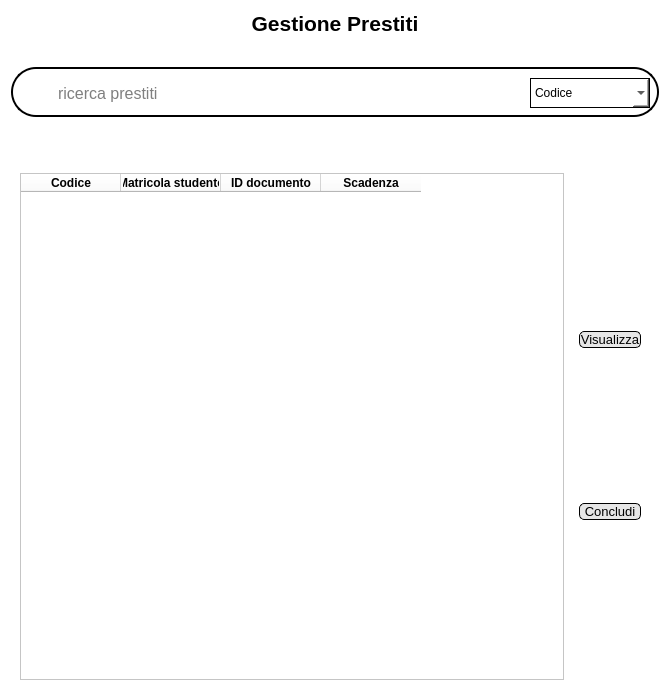
<?xml version="1.0" encoding="UTF-8"?>
<ui version="4.0">
 <class>Form</class>
 <widget class="QWidget" name="Form">
  <property name="geometry">
   <rect>
    <x>0</x>
    <y>0</y>
    <width>670</width>
    <height>700</height>
   </rect>
  </property>
  <property name="minimumSize">
   <size>
    <width>670</width>
    <height>700</height>
   </size>
  </property>
  <property name="windowTitle">
   <string>Form</string>
  </property>
  <property name="styleSheet">
   <string notr="true">background-color: rgb(255, 255, 255);</string>
  </property>
  <layout class="QVBoxLayout" name="verticalLayout">
   <item>
    <widget class="QLabel" name="label">
     <property name="sizePolicy">
      <sizepolicy hsizetype="Preferred" vsizetype="Fixed">
       <horstretch>0</horstretch>
       <verstretch>0</verstretch>
      </sizepolicy>
     </property>
     <property name="font">
      <font>
       <pointsize>16</pointsize>
       <weight>75</weight>
       <bold>true</bold>
      </font>
     </property>
     <property name="styleSheet">
      <string notr="true"/>
     </property>
     <property name="text">
      <string>Gestione Prestiti</string>
     </property>
     <property name="alignment">
      <set>Qt::AlignCenter</set>
     </property>
    </widget>
   </item>
   <item>
    <spacer name="verticalSpacer">
     <property name="orientation">
      <enum>Qt::Vertical</enum>
     </property>
     <property name="sizeType">
      <enum>QSizePolicy::Preferred</enum>
     </property>
     <property name="sizeHint" stdset="0">
      <size>
       <width>20</width>
       <height>25</height>
      </size>
     </property>
    </spacer>
   </item>
   <item>
    <widget class="QWidget" name="widget_4" native="true">
     <property name="styleSheet">
      <string notr="true">border: 2px solid;
border-radius: 25px;
</string>
     </property>
     <layout class="QHBoxLayout" name="horizontalLayout_3">
      <property name="topMargin">
       <number>11</number>
      </property>
      <item>
       <widget class="QLabel" name="label_3">
        <property name="sizePolicy">
         <sizepolicy hsizetype="Preferred" vsizetype="Preferred">
          <horstretch>0</horstretch>
          <verstretch>0</verstretch>
         </sizepolicy>
        </property>
        <property name="minimumSize">
         <size>
          <width>30</width>
          <height>30</height>
         </size>
        </property>
        <property name="maximumSize">
         <size>
          <width>30</width>
          <height>30</height>
         </size>
        </property>
        <property name="styleSheet">
         <string notr="true">border: None;</string>
        </property>
        <property name="text">
         <string/>
        </property>
        <property name="pixmap">
         <pixmap>../Resources/search-icon.png</pixmap>
        </property>
        <property name="scaledContents">
         <bool>true</bool>
        </property>
       </widget>
      </item>
      <item>
       <widget class="QLineEdit" name="searchInput">
        <property name="minimumSize">
         <size>
          <width>0</width>
          <height>30</height>
         </size>
        </property>
        <property name="maximumSize">
         <size>
          <width>16777215</width>
          <height>30</height>
         </size>
        </property>
        <property name="font">
         <font>
          <pointsize>12</pointsize>
         </font>
        </property>
        <property name="styleSheet">
         <string notr="true">border:None;</string>
        </property>
        <property name="placeholderText">
         <string>ricerca prestiti</string>
        </property>
       </widget>
      </item>
      <item>
       <widget class="QComboBox" name="cercaPer">
        <property name="sizePolicy">
         <sizepolicy hsizetype="Preferred" vsizetype="Fixed">
          <horstretch>0</horstretch>
          <verstretch>0</verstretch>
         </sizepolicy>
        </property>
        <property name="minimumSize">
         <size>
          <width>0</width>
          <height>0</height>
         </size>
        </property>
        <property name="maximumSize">
         <size>
          <width>16777215</width>
          <height>30</height>
         </size>
        </property>
        <property name="styleSheet">
         <string notr="true">border: 1px solid;
border-radius:None;</string>
        </property>
        <item>
         <property name="text">
          <string>Codice</string>
         </property>
        </item>
        <item>
         <property name="text">
          <string>Matricola studente</string>
         </property>
        </item>
       </widget>
      </item>
     </layout>
    </widget>
   </item>
   <item>
    <widget class="QWidget" name="widget_2" native="true">
     <layout class="QHBoxLayout" name="horizontalLayout">
      <property name="topMargin">
       <number>50</number>
      </property>
      <item>
       <widget class="QTableWidget" name="tableWidget">
        <column>
         <property name="text">
          <string>Codice</string>
         </property>
         <property name="font">
          <font>
           <weight>75</weight>
           <bold>true</bold>
          </font>
         </property>
        </column>
        <column>
         <property name="text">
          <string>Matricola studente</string>
         </property>
         <property name="font">
          <font>
           <weight>75</weight>
           <bold>true</bold>
          </font>
         </property>
        </column>
        <column>
         <property name="text">
          <string>ID documento</string>
         </property>
         <property name="font">
          <font>
           <weight>75</weight>
           <bold>true</bold>
          </font>
         </property>
        </column>
        <column>
         <property name="text">
          <string>Scadenza</string>
         </property>
         <property name="font">
          <font>
           <weight>75</weight>
           <bold>true</bold>
          </font>
         </property>
        </column>
       </widget>
      </item>
      <item>
       <widget class="QWidget" name="widget_3" native="true">
        <layout class="QVBoxLayout" name="verticalLayout_2">
         <item>
          <widget class="QPushButton" name="visualizzaPrestitoButton">
           <property name="font">
            <font>
             <pointsize>10</pointsize>
            </font>
           </property>
           <property name="styleSheet">
            <string notr="true">QPushButton#visualizzaPrestitoButton {
	border: 1px solid;
	background-color:rgb(230, 230, 230);
	border-radius: 5px;
	border-color: rgb(0, 0, 0);
}
QPushButton#visualizzaPrestitoButton:hover {
	background-color: rgb(207, 207, 207);
}</string>
           </property>
           <property name="text">
            <string>Visualizza</string>
           </property>
           <property name="icon">
            <iconset>
             <normaloff>../Resources/open file-icon.png</normaloff>../Resources/open file-icon.png</iconset>
           </property>
          </widget>
         </item>
         <item>
          <widget class="QPushButton" name="concludiPrestitoButton">
           <property name="font">
            <font>
             <pointsize>10</pointsize>
            </font>
           </property>
           <property name="styleSheet">
            <string notr="true">QPushButton#concludiPrestitoButton {
	border: 1px solid;
	background-color:rgb(230, 230, 230);
	border-radius: 5px;
	border-color: rgb(0, 0, 0);
}
QPushButton#concludiPrestitoButton:hover {
	background-color: rgb(207, 207, 207);
}</string>
           </property>
           <property name="text">
            <string>Concludi</string>
           </property>
           <property name="icon">
            <iconset>
             <normaloff>../Resources/book-icon.png</normaloff>../Resources/book-icon.png</iconset>
           </property>
          </widget>
         </item>
        </layout>
       </widget>
      </item>
     </layout>
    </widget>
   </item>
  </layout>
 </widget>
 <resources/>
 <connections/>
</ui>
